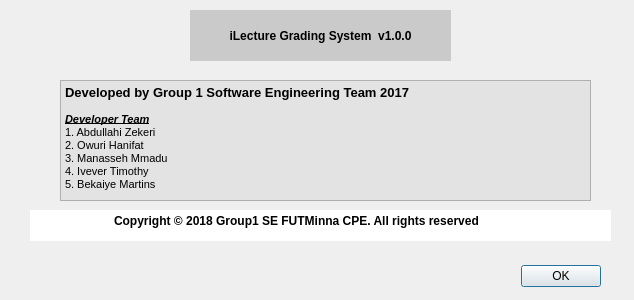
<?xml version="1.0" encoding="UTF-8"?>
<ui version="4.0">
 <class>Dialog</class>
 <widget class="QDialog" name="Dialog">
  <property name="geometry">
   <rect>
    <x>0</x>
    <y>0</y>
    <width>634</width>
    <height>300</height>
   </rect>
  </property>
  <property name="windowTitle">
   <string>Dialog</string>
  </property>
  <widget class="QDialogButtonBox" name="buttonBox">
   <property name="geometry">
    <rect>
     <x>260</x>
     <y>260</y>
     <width>341</width>
     <height>32</height>
    </rect>
   </property>
   <property name="orientation">
    <enum>Qt::Horizontal</enum>
   </property>
   <property name="standardButtons">
    <set>QDialogButtonBox::Ok</set>
   </property>
  </widget>
  <widget class="QTextBrowser" name="textBrowser">
   <property name="geometry">
    <rect>
     <x>60</x>
     <y>80</y>
     <width>531</width>
     <height>121</height>
    </rect>
   </property>
   <property name="styleSheet">
    <string notr="true">background-color: rgb(227, 227, 227);
font: 10pt &quot;Monaco&quot;;</string>
   </property>
   <property name="html">
    <string>&lt;!DOCTYPE HTML PUBLIC &quot;-//W3C//DTD HTML 4.0//EN&quot; &quot;http://www.w3.org/TR/REC-html40/strict.dtd&quot;&gt;
&lt;html&gt;&lt;head&gt;&lt;meta name=&quot;qrichtext&quot; content=&quot;1&quot; /&gt;&lt;style type=&quot;text/css&quot;&gt;
p, li { white-space: pre-wrap; }
&lt;/style&gt;&lt;/head&gt;&lt;body style=&quot; font-family:'Monaco'; font-size:10pt; font-weight:400; font-style:normal;&quot;&gt;
&lt;p style=&quot; margin-top:0px; margin-bottom:0px; margin-left:0px; margin-right:0px; -qt-block-indent:0; text-indent:0px;&quot;&gt;&lt;span style=&quot; font-family:'MS Shell Dlg 2'; font-weight:600;&quot;&gt;Developed by Group 1 Software Engineering Team 2017&lt;/span&gt;&lt;/p&gt;
&lt;p style=&quot;-qt-paragraph-type:empty; margin-top:0px; margin-bottom:0px; margin-left:0px; margin-right:0px; -qt-block-indent:0; text-indent:0px; font-family:'MS Shell Dlg 2'; font-size:8.25pt;&quot;&gt;&lt;br /&gt;&lt;/p&gt;
&lt;p style=&quot; margin-top:0px; margin-bottom:0px; margin-left:0px; margin-right:0px; -qt-block-indent:0; text-indent:0px;&quot;&gt;&lt;span style=&quot; font-family:'MS Shell Dlg 2'; font-size:8.25pt; font-weight:600; font-style:italic; text-decoration: underline;&quot;&gt;Developer Team&lt;/span&gt;&lt;/p&gt;
&lt;p style=&quot; margin-top:0px; margin-bottom:0px; margin-left:0px; margin-right:0px; -qt-block-indent:0; text-indent:0px;&quot;&gt;&lt;span style=&quot; font-family:'MS Shell Dlg 2'; font-size:8.25pt;&quot;&gt;1. Abdullahi Zekeri &lt;/span&gt;&lt;/p&gt;
&lt;p style=&quot; margin-top:0px; margin-bottom:0px; margin-left:0px; margin-right:0px; -qt-block-indent:0; text-indent:0px;&quot;&gt;&lt;span style=&quot; font-family:'MS Shell Dlg 2'; font-size:8.25pt;&quot;&gt;2. Owuri Hanifat&lt;/span&gt;&lt;/p&gt;
&lt;p style=&quot; margin-top:0px; margin-bottom:0px; margin-left:0px; margin-right:0px; -qt-block-indent:0; text-indent:0px;&quot;&gt;&lt;span style=&quot; font-family:'MS Shell Dlg 2'; font-size:8.25pt;&quot;&gt;3. Manasseh Mmadu&lt;/span&gt;&lt;/p&gt;
&lt;p style=&quot; margin-top:0px; margin-bottom:0px; margin-left:0px; margin-right:0px; -qt-block-indent:0; text-indent:0px;&quot;&gt;&lt;span style=&quot; font-family:'MS Shell Dlg 2'; font-size:8.25pt;&quot;&gt;4. Ivever Timothy&lt;/span&gt;&lt;/p&gt;
&lt;p style=&quot; margin-top:0px; margin-bottom:0px; margin-left:0px; margin-right:0px; -qt-block-indent:0; text-indent:0px;&quot;&gt;&lt;span style=&quot; font-family:'MS Shell Dlg 2'; font-size:8.25pt;&quot;&gt;5. Bekaiye Martins&lt;/span&gt;&lt;/p&gt;&lt;/body&gt;&lt;/html&gt;</string>
   </property>
  </widget>
  <widget class="QLabel" name="label">
   <property name="geometry">
    <rect>
     <x>190</x>
     <y>10</y>
     <width>261</width>
     <height>51</height>
    </rect>
   </property>
   <property name="styleSheet">
    <string notr="true">background-color: rgb(202, 202, 202);
color: rgb(0, 0, 0);
font: 10pt &quot;Lucida Calligraphy&quot;;
font-weight: bold;</string>
   </property>
   <property name="text">
    <string>iLecture Grading System  v1.0.0</string>
   </property>
   <property name="alignment">
    <set>Qt::AlignCenter</set>
   </property>
  </widget>
  <widget class="QTextBrowser" name="textBrowser_2">
   <property name="geometry">
    <rect>
     <x>30</x>
     <y>210</y>
     <width>581</width>
     <height>31</height>
    </rect>
   </property>
   <property name="styleSheet">
    <string notr="true">border-style: none;
font: 12pt &quot;MS Shell Dlg 2&quot;;</string>
   </property>
   <property name="html">
    <string>&lt;!DOCTYPE HTML PUBLIC &quot;-//W3C//DTD HTML 4.0//EN&quot; &quot;http://www.w3.org/TR/REC-html40/strict.dtd&quot;&gt;
&lt;html&gt;&lt;head&gt;&lt;meta name=&quot;qrichtext&quot; content=&quot;1&quot; /&gt;&lt;style type=&quot;text/css&quot;&gt;
p, li { white-space: pre-wrap; }
&lt;/style&gt;&lt;/head&gt;&lt;body style=&quot; font-family:'MS Shell Dlg 2'; font-size:12pt; font-weight:400; font-style:normal;&quot;&gt;
&lt;p style=&quot; margin-top:0px; margin-bottom:0px; margin-left:0px; margin-right:0px; -qt-block-indent:0; text-indent:0px;&quot;&gt;&lt;span style=&quot; font-size:9pt; font-weight:600;&quot;&gt;	Copyright © 2018 Group1 SE FUTMinna CPE. All rights reserved&lt;/span&gt;&lt;/p&gt;&lt;/body&gt;&lt;/html&gt;</string>
   </property>
  </widget>
 </widget>
 <resources/>
 <connections>
  <connection>
   <sender>buttonBox</sender>
   <signal>accepted()</signal>
   <receiver>Dialog</receiver>
   <slot>accept()</slot>
   <hints>
    <hint type="sourcelabel">
     <x>248</x>
     <y>254</y>
    </hint>
    <hint type="destinationlabel">
     <x>157</x>
     <y>274</y>
    </hint>
   </hints>
  </connection>
  <connection>
   <sender>buttonBox</sender>
   <signal>rejected()</signal>
   <receiver>Dialog</receiver>
   <slot>reject()</slot>
   <hints>
    <hint type="sourcelabel">
     <x>316</x>
     <y>260</y>
    </hint>
    <hint type="destinationlabel">
     <x>286</x>
     <y>274</y>
    </hint>
   </hints>
  </connection>
 </connections>
</ui>
